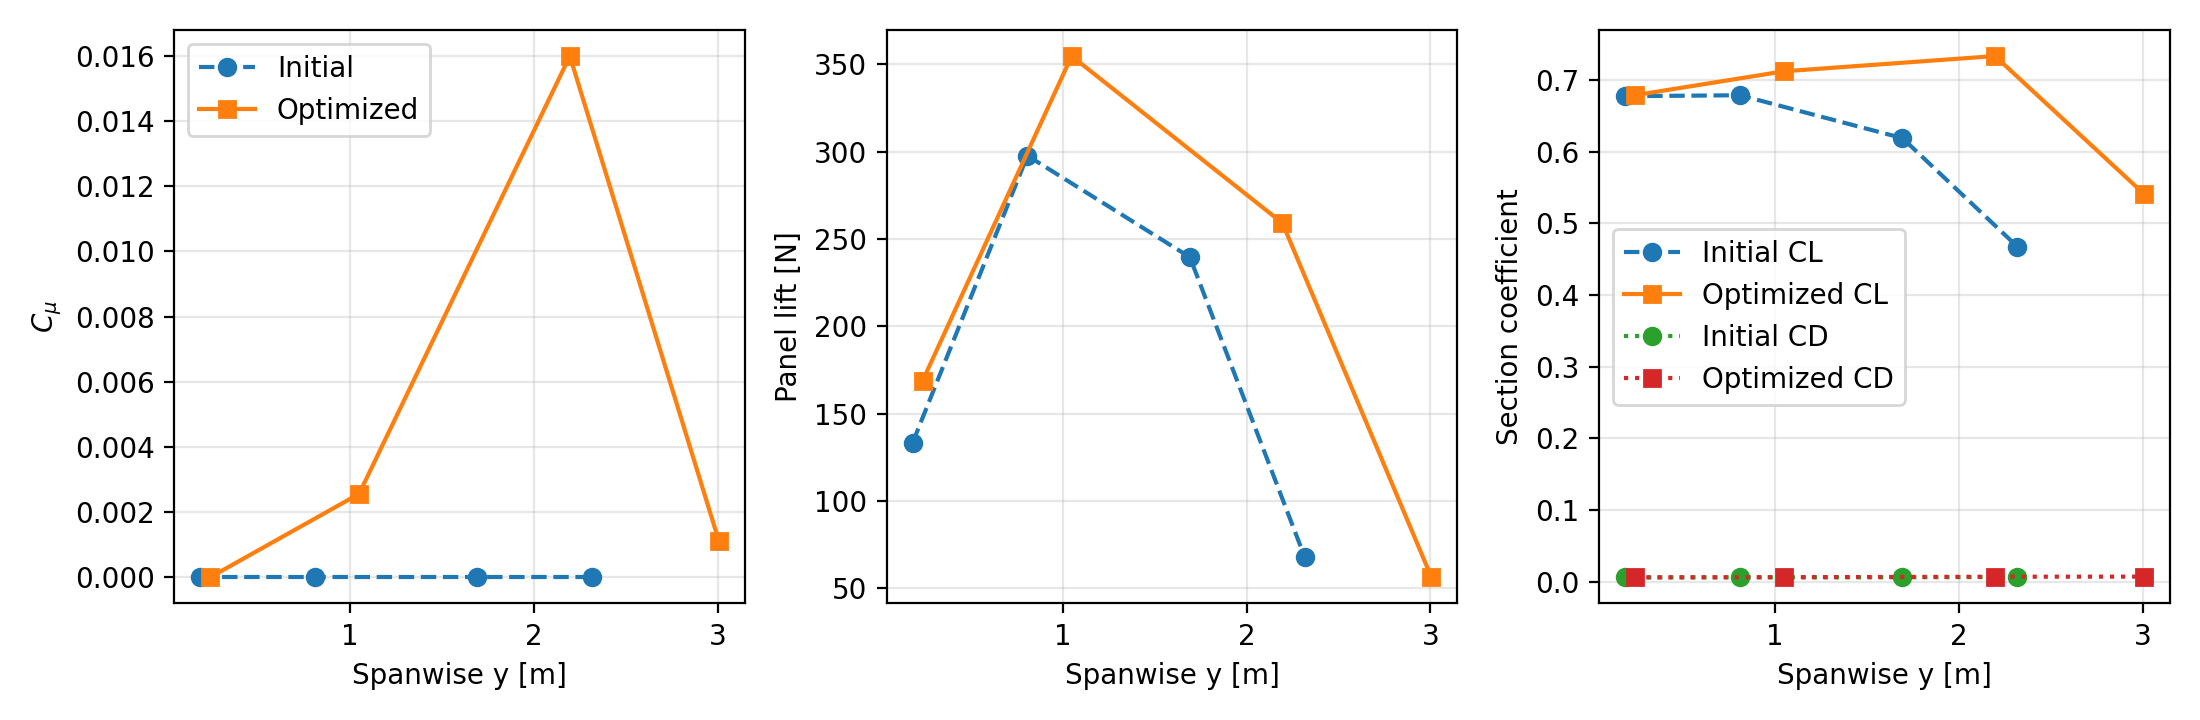

Reproduce this figure in Python.
"""
Joint finite-wing geometry and active-flow-control optimization.

This example optimizes a simple tapered wing and a spanwise AFC momentum-coefficient distribution using
`AFCNeuralFoilLiftingLine`. The AFC model used here is the first-pass smooth placeholder surrogate, so this is an API
and workflow example rather than validated AFC design guidance.

Run from the repository root:

    .venv-aerosandbox/bin/python examples/afc_wing_distribution_optimization.py
"""

from pathlib import Path

import matplotlib.pyplot as plt
import numpy as onp

import aerosandbox as asb
import aerosandbox.numpy as np


def scalar(value):
    return float(onp.ravel(value)[0])


root_chord = 1.0  # m, fixed
airfoil = asb.Airfoil("naca4412")

velocity = 30.0  # m/s
alpha = 4.0  # deg, fixed for this small example
op_point = asb.OperatingPoint(
    velocity=velocity,
    alpha=alpha,
)

spanwise_resolution = 4
n_afc_segments = 4
model_size = "xxsmall"

CL_target = 0.70
span_limit = 7.0  # m
root_bending_limit = 1150.0  # N-m, per wing root, estimated from section lift
analysis_confidence_min = 0.50
lambda_afc = 0.03

initial_tip_chord = 0.70
initial_half_span = 2.50
initial_twist_tip = -2.0
initial_C_mu = np.zeros(n_afc_segments)


def make_airplane(tip_chord, half_span, twist_tip) -> asb.Airplane:
    s_ref = (root_chord + tip_chord) * half_span
    b_ref = 2 * half_span
    c_ref = s_ref / b_ref

    return asb.Airplane(
        name="AFC Optimized Wing",
        xyz_ref=[0.25 * root_chord, 0, 0],
        s_ref=s_ref,
        c_ref=c_ref,
        b_ref=b_ref,
        wings=[
            asb.Wing(
                name="Main Wing",
                symmetric=True,
                xsecs=[
                    asb.WingXSec(
                        xyz_le=[0, 0, 0],
                        chord=root_chord,
                        twist=0,
                        airfoil=airfoil,
                    ),
                    asb.WingXSec(
                        xyz_le=[0.25 * (root_chord - tip_chord), half_span, 0],
                        chord=tip_chord,
                        twist=twist_tip,
                        airfoil=airfoil,
                    ),
                ],
            )
        ],
    )


def analyze(tip_chord, half_span, twist_tip, C_mu):
    return asb.AFCNeuralFoilLiftingLine(
        airplane=make_airplane(tip_chord, half_span, twist_tip),
        op_point=op_point,
        C_mu=C_mu,
        x_jet=0.10,
        theta_jet=30.0,
        spanwise_resolution=spanwise_resolution,
        model_size=model_size,
    ).run()


def root_bending_moment(aero):
    # The model includes mirrored left/right panels. This estimates the bending moment at one wing root.
    return 0.5 * np.sum(np.abs(aero["spanwise_y"]) * aero["section_lift"])


def afc_cost(C_mu):
    return np.mean(C_mu**2)


def print_case(label, tip_chord, half_span, twist_tip, C_mu, aero):
    objective = aero["CD"] + lambda_afc * afc_cost(C_mu)
    print(f"\n{label}")
    print("-" * len(label))
    print(f"tip chord              : {scalar(tip_chord):8.4f} m")
    print(f"half span              : {scalar(half_span):8.4f} m")
    print(f"full span              : {scalar(2 * half_span):8.4f} m")
    print(f"aspect ratio           : {scalar((2 * half_span) ** 2 / ((root_chord + tip_chord) * half_span)):8.4f}")
    print(f"tip twist              : {scalar(twist_tip):8.4f} deg")
    print(f"C_mu segments          : {onp.array(C_mu, dtype=float)}")
    print(f"CL                     : {scalar(aero['CL']):8.4f}")
    print(f"CD total               : {scalar(aero['CD']):8.5f}")
    print(f"CDi / CDp              : {scalar(aero['CDi']):8.5f} / {scalar(aero['CDp']):8.5f}")
    print(f"objective              : {scalar(objective):8.5f}")
    print(f"root bending moment    : {scalar(root_bending_moment(aero)):8.2f} N-m")
    print(f"min analysis confidence: {scalar(np.min(aero['analysis_confidence'])):8.4f}")


initial_aero = analyze(
    tip_chord=initial_tip_chord,
    half_span=initial_half_span,
    twist_tip=initial_twist_tip,
    C_mu=initial_C_mu,
)

opti = asb.Opti()

tip_chord = opti.variable(
    init_guess=initial_tip_chord,
    lower_bound=0.35,
    upper_bound=1.20,
)
half_span = opti.variable(
    init_guess=initial_half_span,
    lower_bound=1.80,
    upper_bound=span_limit / 2,
)
twist_tip = opti.variable(
    init_guess=initial_twist_tip,
    lower_bound=-8.0,
    upper_bound=4.0,
)
C_mu_segments = opti.variable(
    init_guess=0.01 * np.ones(n_afc_segments),
    lower_bound=0.0,
    upper_bound=0.10,
)

aero = analyze(
    tip_chord=tip_chord,
    half_span=half_span,
    twist_tip=twist_tip,
    C_mu=C_mu_segments,
)

opti.subject_to(aero["CL"] >= CL_target)
opti.subject_to(2 * half_span <= span_limit)
opti.subject_to(root_bending_moment(aero) <= root_bending_limit)
opti.subject_to(np.min(aero["analysis_confidence"]) >= analysis_confidence_min)

# The airfoil is fixed in this example, so the thickness constraint is a constant design requirement.
min_airfoil_thickness = 0.10
if scalar(airfoil.max_thickness()) < min_airfoil_thickness:
    raise ValueError("The selected fixed airfoil does not satisfy the minimum thickness requirement.")

opti.minimize(
    aero["CD"] + lambda_afc * afc_cost(C_mu_segments)
)

sol = opti.solve(verbose=False)

opt_tip_chord = sol(tip_chord)
opt_half_span = sol(half_span)
opt_twist_tip = sol(twist_tip)
opt_C_mu_segments = sol(C_mu_segments)
opt_aero = analyze(
    tip_chord=opt_tip_chord,
    half_span=opt_half_span,
    twist_tip=opt_twist_tip,
    C_mu=opt_C_mu_segments,
)

print("AFC finite-wing optimization")
print("============================")
print(f"CL target               : {CL_target:.3f}")
print(f"span limit              : {span_limit:.3f} m")
print(f"root bending limit      : {root_bending_limit:.1f} N-m")
print(f"confidence threshold    : {analysis_confidence_min:.3f}")
print(f"fixed airfoil max t/c   : {scalar(airfoil.max_thickness()):.3f}")

print_case(
    "Initial design",
    initial_tip_chord,
    initial_half_span,
    initial_twist_tip,
    initial_C_mu,
    initial_aero,
)
print_case(
    "Optimized design",
    opt_tip_chord,
    opt_half_span,
    opt_twist_tip,
    opt_C_mu_segments,
    opt_aero,
)


def positive_side(aero):
    y = onp.array(aero["spanwise_y"], dtype=float)
    keep = y >= 0
    order = onp.argsort(y[keep])
    return {
        key: onp.array(aero[key], dtype=float)[keep][order]
        for key in [
            "spanwise_y",
            "local_C_mu",
            "section_lift",
            "section_CL",
            "section_CD",
        ]
    }


initial_side = positive_side(initial_aero)
opt_side = positive_side(opt_aero)

fig, axes = plt.subplots(1, 3, figsize=(11, 3.6))

axes[0].plot(initial_side["spanwise_y"], initial_side["local_C_mu"], "o--", label="Initial")
axes[0].plot(opt_side["spanwise_y"], opt_side["local_C_mu"], "s-", label="Optimized")
axes[0].set_xlabel("Spanwise y [m]")
axes[0].set_ylabel(r"$C_\mu$")
axes[0].grid(True, alpha=0.3)
axes[0].legend()

axes[1].plot(initial_side["spanwise_y"], initial_side["section_lift"], "o--", label="Initial")
axes[1].plot(opt_side["spanwise_y"], opt_side["section_lift"], "s-", label="Optimized")
axes[1].set_xlabel("Spanwise y [m]")
axes[1].set_ylabel("Panel lift [N]")
axes[1].grid(True, alpha=0.3)

axes[2].plot(initial_side["spanwise_y"], initial_side["section_CL"], "o--", label="Initial CL")
axes[2].plot(opt_side["spanwise_y"], opt_side["section_CL"], "s-", label="Optimized CL")
axes[2].plot(initial_side["spanwise_y"], initial_side["section_CD"], "o:", label="Initial CD")
axes[2].plot(opt_side["spanwise_y"], opt_side["section_CD"], "s:", label="Optimized CD")
axes[2].set_xlabel("Spanwise y [m]")
axes[2].set_ylabel("Section coefficient")
axes[2].grid(True, alpha=0.3)
axes[2].legend()

fig.tight_layout()
figure_path = Path(__file__).with_suffix(".png")
fig.savefig(figure_path, dpi=200)
print(f"\nSaved plot: {figure_path}")

if __name__ == "__main__":
    pass
